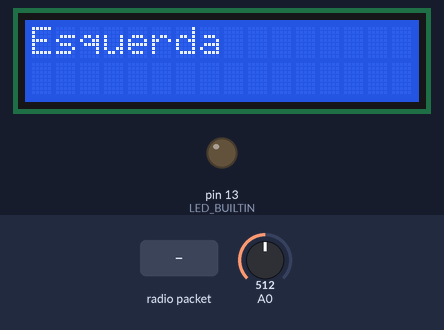
Bench run of a sketch on a simulated Arduino Uno, built with avr-gcc and run on an emulated ATmega328P. On the bench: 16×2 character LCD, output pins drawn as LEDs (lit = HIGH). Inputs (shaded band) come from the test bench; at power-on: A0 = 512. No radio packets arrive unless stated; what the sketch prints to the serial monitor is not drawn.

Above: at 3.2 s.
3.3 s: A0 set to 610
At 5.5 s:
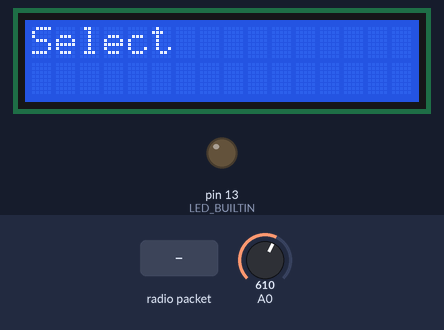
9.2 s: A0 set to 390
At 11.2 s:
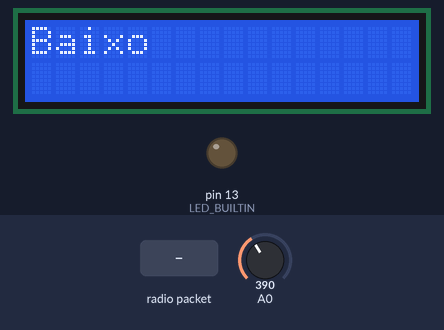
15.1 s: radio packet "1" arrives
At 17.0 s:
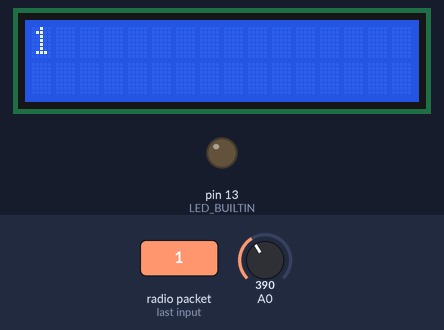
18.0 s: A0 set to 190
At 18.9 s:
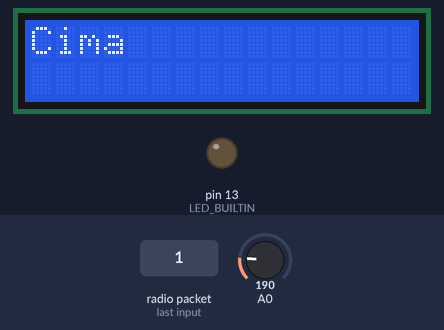
23.9 s: A0 set to 90
At 25.7 s:
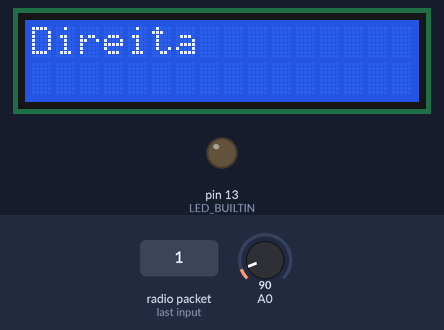
29.8 s: A0 set to 110
At 31.3 s:
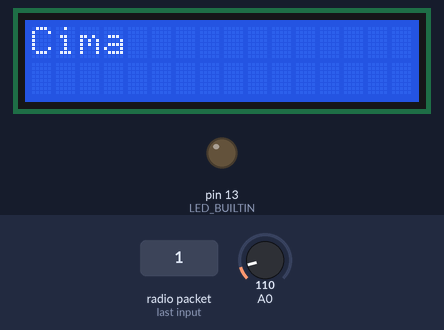
Timing chart, 0 to 32.8 s (numbered marks = the images above; inputs shaded):
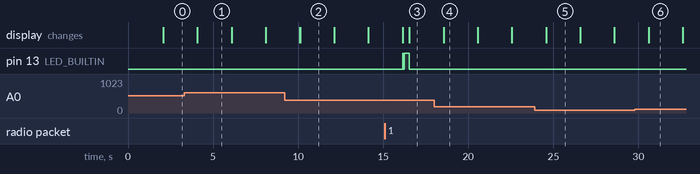

The sketch:

receptor_display_rh433mhz.ino
```cpp
// Programa : Teste LCD 16x2 com Keypad
// Autor : Arduino e Cia

#include <LiquidCrystal.h>
#include <VirtualWire.h>

LiquidCrystal lcd(8, 9, 4, 5, 6, 7);

//Para receber
byte message[VW_MAX_MESSAGE_LEN];    // Armazena as mensagens recebidas
byte msgLength = VW_MAX_MESSAGE_LEN; // Armazena o tamanho das mensagens

void setMessage(String message = "") {
  if (message) {
    lcd.clear();
    lcd.print (message);
    delay(2000);
  }
  lcd.clear();
  lcd.print("Hey ho, lets go!");
  lcd.setCursor(0, 1);
  lcd.print("Clique...");
}

void setup() {
  Serial.begin(9600);
  vw_set_rx_pin(2);// Porta de receber
  vw_set_tx_pin(3);
  vw_setup(2000);             // Bits por segundo
  vw_rx_start();    // Inicializa o receptor
  Serial.println("Esperando o sinal...");

  pinMode(LED_BUILTIN, OUTPUT);

  lcd.begin(16, 2);
  setMessage();
}

void loop() {
  uint8_t message[VW_MAX_MESSAGE_LEN];
  uint8_t msgLength = VW_MAX_MESSAGE_LEN;
  String message_str;

  memset(message, 0, VW_MAX_MESSAGE_LEN);
  if (vw_get_message(message, &msgLength)) // Non-blocking
  {
    digitalWrite(LED_BUILTIN, HIGH);
    delay(50);
    digitalWrite(LED_BUILTIN, LOW);
    delay(50);
    digitalWrite(LED_BUILTIN, HIGH);
    delay(300);
    digitalWrite(LED_BUILTIN, LOW);

    Serial.print("Recebido: ");

    message_str = "";
    for (int i = 0; i < msgLength; i++)
    {
      Serial.write(message[i]);
     // message_str[i] = message[i];
    }
    Serial.println();

    message_str = (char*)message;
    setMessage(message_str);
  }

  int botao;
  //  lcd.clear();
  botao = analogRead (0);  //Leitura do valor da porta analógica A0
  lcd.setCursor(6, 1);
  //  lcd.print(botao);
  //  delay(300);
  if (botao < 100) { //Direita
    setMessage("Direita");
  } else if (botao < 200) { //Cima
    setMessage("Cima");
  } else if (botao < 400) { //Baixo
    setMessage("Baixo");
  } else if (botao < 600) { //Esquera
    setMessage("Esquerda");
  } else if (botao < 800) { //Select
    setMessage("Select");
  }
  // set the cursor to column 0, line 1
  // (note: line 1 is the second row, since counting begins with 0):
  lcd.setCursor(14, 1);
  // print the number of seconds since reset:
  lcd.print(millis() / 1000);
}
```

Measured:
- after the input at 3.3 s, the display: first differs from a run without the input after 0.78 s (image 1)
- after the input at 9.2 s, the display: first differs from a run without the input after 0.91 s (image 2)
- after the input at 15.1 s, pin 13 (LED_BUILTIN): LOW → HIGH after 1.0 s, → LOW 0.05 s later, → HIGH 0.05 s later, → LOW 0.30 s later
- after the input at 18.0 s, the display: changes after 0.55 s (image 4)
- after the input at 23.9 s, the display: first differs from a run without the input after 0.68 s (image 5)
- after the input at 29.8 s, the display: first differs from a run without the input after 0.81 s (image 6)
- what the display in image 1 shows lasts 2.0 s, from 4.1 s to 6.1 s
